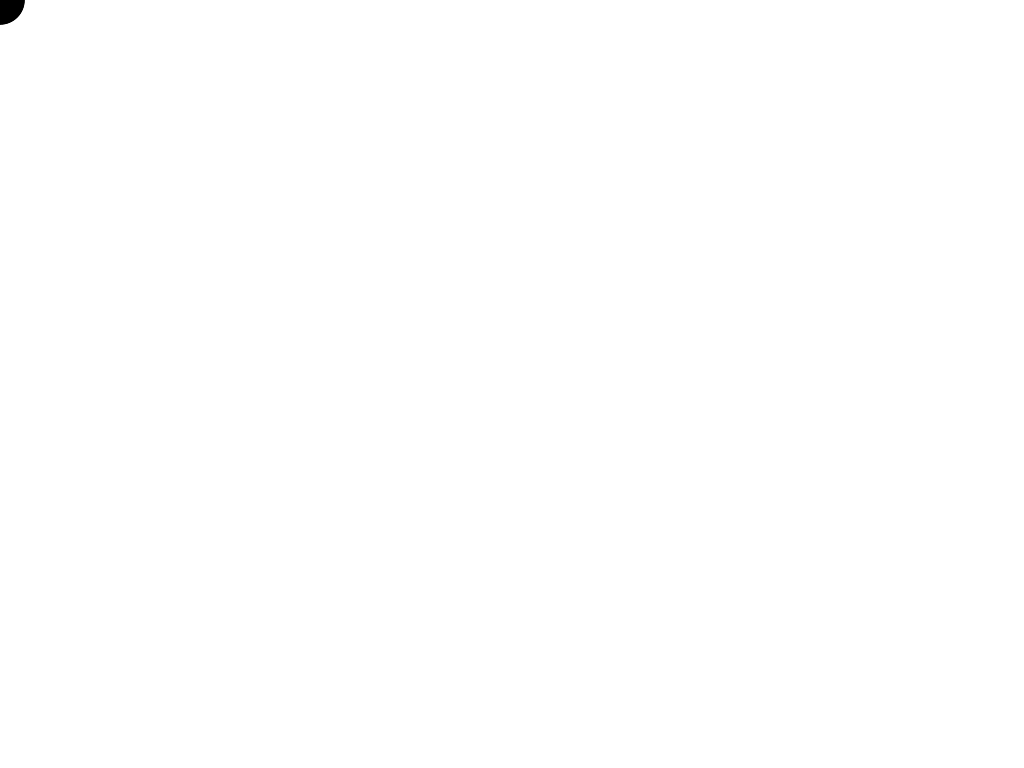
Frame 1 (no input)
Frame 60 (the mouse pressed at the canvas centre just before this capture): identical to frame 1, image omitted
Frame 120 (the mouse held since frame 60 and released just before this capture): identical to frame 1, image omitted

The Processing sketch that drew this single still picture (run headless with seeded random() and noise(); from frame 60 on, the mouse is pressed at the canvas centre):

// Processing sketch: MouseTracerAdvanced
// ── MouseTracerAdvanced.pde
final int number_of_recorded_positions = 100;
final float circle_size = 50;
int[] mouse_traces_x = new int[number_of_recorded_positions];
int[] mouse_traces_y = new int[number_of_recorded_positions];
int postion_pointer = 0;

void setup() {
  size(1024, 768);
  noStroke();
  fill(0);
}

void draw() {
  background(255);

  for (int i = 0; i < number_of_recorded_positions; i++) {
    // TODO fix the scaling issue
    //int mIndex = i + postion_pointer;
    //if (mIndex > number_of_recorded_positions - 1) {
    //  mIndex -= number_of_recorded_positions;
    //}

//    float size_modifier = map(mIndex, 0, number_of_recorded_positions, 0.0, 1.0);
//    float circle_size_mod = circle_size * size_modifier;
//    circle(mouse_traces_x[mIndex], mouse_traces_y[mIndex], circle_size_mod);

    float size_modifier = map(i, 0, number_of_recorded_positions, 0.0, 1.0);
    float circle_size_mod = circle_size * size_modifier;
    circle(mouse_traces_x[i], mouse_traces_y[i], circle_size_mod);
  }
}

void mouseMoved() {
  mouse_traces_x[postion_pointer] = mouseX;
  mouse_traces_y[postion_pointer] = mouseY;

  postion_pointer++;

  if (postion_pointer > number_of_recorded_positions - 1) {
    postion_pointer = 0;
  }
}
